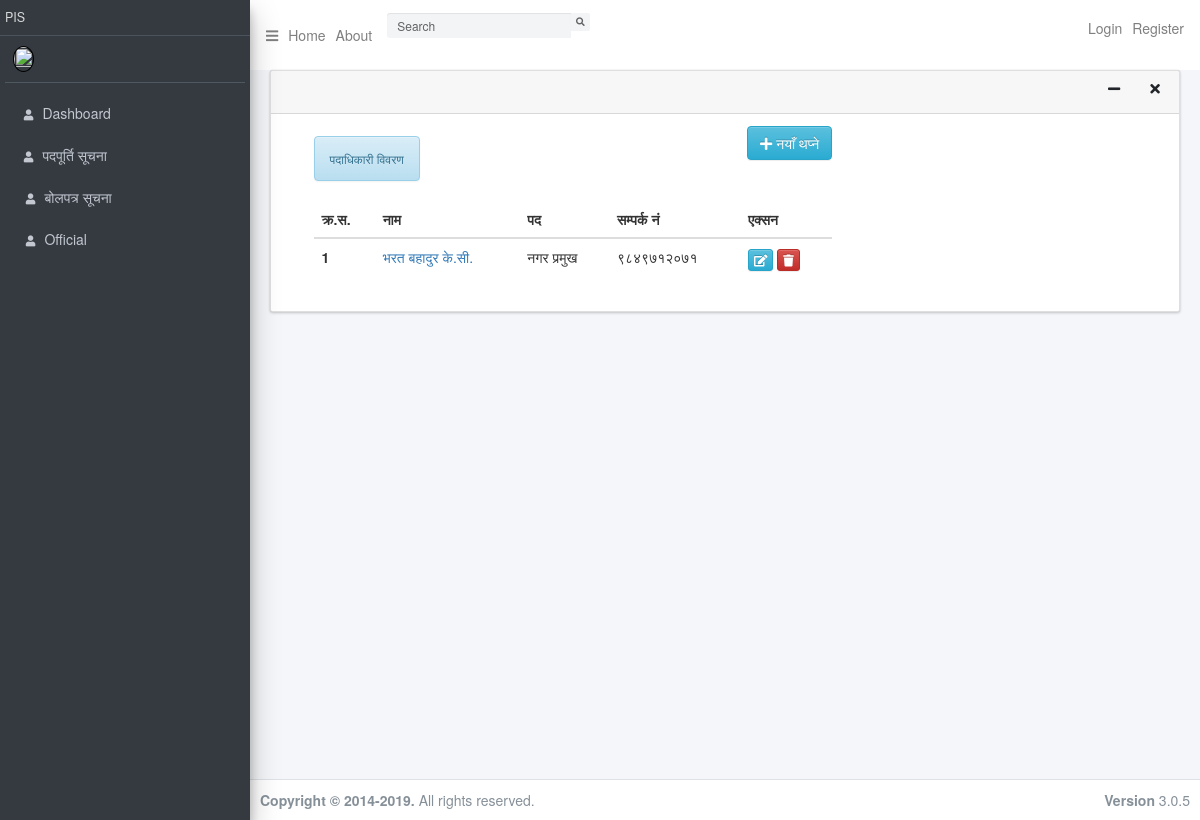
Page /official/list/ on the earlier database version.
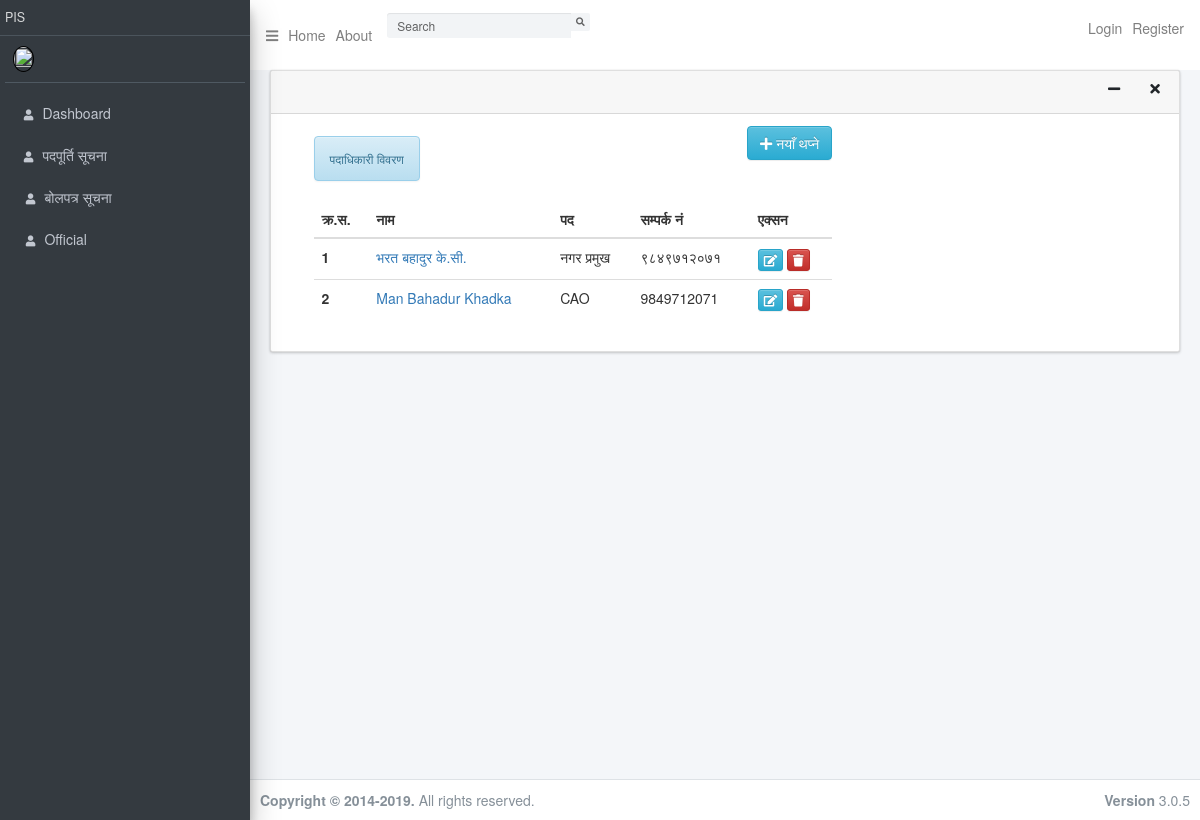
Same page on the later database version.
### screendisplay/models.py (models this page shows, shortened)
class Official(models.Model):
    official_name = models.CharField(max_length=150, verbose_name="नाम थर")
    official_designation = models.CharField(max_length=50, verbose_name="पद")
    official_phoneno = models.CharField(max_length=10, verbose_name="फोन नं")
    official_roomno = models.CharField(max_length=3, verbose_name="कोठा नं.")
    official_published_status = models.BooleanField(default=1, verbose_name="स्थिति")
    official_image = models.ImageField(upload_to='official_uploaded_image', verbose_name="फोटो")
    date_posted = models.DateTimeField(default=timezone.now)
    created_by = models.ForeignKey(User, on_delete=models.CASCADE)

### screendisplay/views.py (the view)
# urls.py: path('official/list/', OfficialListView.as_view(), name='official-list'),
class OfficialListView(ListView):
	model = Official
	template_name = 'screendisplay/official_list.html'
	context_object_name = 'official_list'

### screendisplay/templates/screendisplay/official_list.html
{% extends "screendisplay/basebackend.html" %}
{% load crispy_forms_tags %}
{% block content %}
<div class="col-md-8">
    <div class="d-flex justify-content-between">
        <div><h6 class="text-center alert alert-info">पदाधिकारी विवरण</h6></div>
        <div>
            <a href="{% url 'official-create' %}" class="btn btn-info btn-bg">
                <i class="fas fa-plus"></i> नयाँ थप्ने
            </a>
        </div>
    </div>
    <table class="table table-hover">
        <thead>
        <tr>
            <th scope="col">क्र.स.</th>
            <th scope="col">नाम</th>
            <th scope="col">पद</th>
            <th scope="col">सम्पर्क नं</th>
            <th scope="col">एक्सन</th>
        </tr>
        </thead>
        <tbody>
        {% for official in official_list %}
        <tr>
            <th scope="row">{{ forloop.counter }}</th>
            <td><a href="{% url 'official-detail' official.id %}">{{ official.official_name }}</a></td>
            <td>{{ official.official_designation }}</td>
            <td>{{ official.official_phoneno }}</td>
            <td>
                <a href="{% url 'official-update' official.id %}" class="btn btn-info btn-xs">
                    <i class="fas fa-edit"></i>
                </a>
                <a href="{% url 'official-delete' official.id %}" class="btn btn-danger btn-xs">
                    <i class="fas fa-trash"></i>
                </a>
            </td>
        </tr>
        {% endfor %}
        </tbody>
    </table>
{% endblock content %}

Differences in the rows shown:
added Official: official_name "Man Bahadur Khadka", official_designation "CAO", official_phoneno "9849712071"
